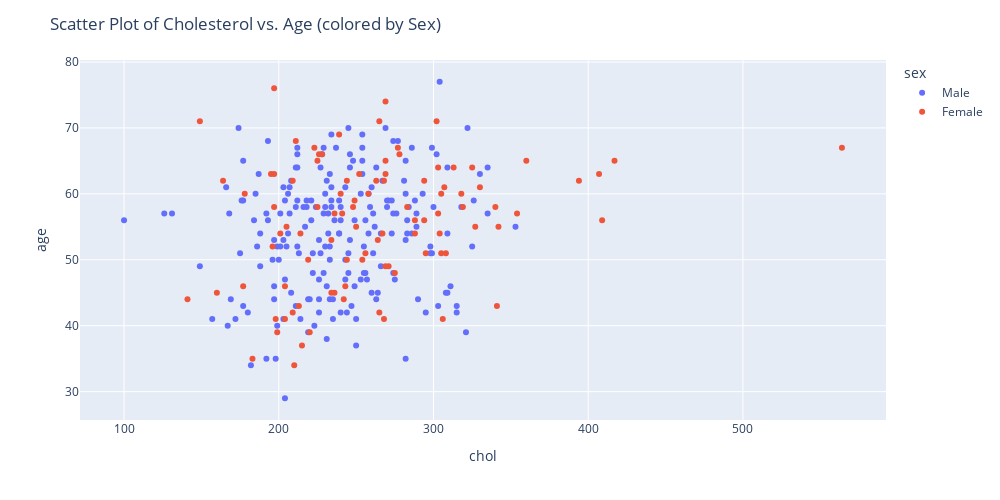

Notebook source saved alongside this figure:
### Code cell
import plotly.express as px

fig = px.scatter(df, x='chol', y='age', color='sex') 
fig.update_layout(width=1000, height=500)
fig.update_layout(title_text='Scatter Plot of Cholesterol vs. Age (colored by Sex)')
fig.show()

### Figure 1 — Plotly figure (JSON) as saved in the notebook; plotly's stock layout.template omitted (floating-point values rounded to 4 significant figures; data arrays with more than 128 entries replaced by an {"elided": "..."} marker saying what was removed)
{"data": [{"hovertemplate": "sex=Male<br>chol=%{x}<br>age=%{y}<extra></extra>", "legendgroup": "Male", "marker": {"color": "#636efa", "symbol": "circle"}, "mode": "markers", "name": "Male", "orientation": "v", "showlegend": true, "type": "scatter", "x": {"elided": "203 int values"}, "xaxis": "x", "y": {"elided": "203 int values"}, "yaxis": "y"}, {"hovertemplate": "sex=Female<br>chol=%{x}<br>age=%{y}<extra></extra>", "legendgroup": "Female", "marker": {"color": "#EF553B", "symbol": "circle"}, "mode": "markers", "name": "Female", "orientation": "v", "showlegend": true, "type": "scatter", "x": [204, 268, 354, 294, 275, 283, 219, 340, 226, 239, 225, 302, 330, 417, 198, 305, 177, 304, 269, 360, 308, 264, 234, 256, 164, 141, 252, 258, 303, 265, 307, 341, 263, 183, 407, 234, 288, 209, 213, 250, 318, 265, 564, 214, 248, 288, 160, 249, 394, 409, 305, 195, 294, 211, 236, 244, 254, 325, 313, 244, 215, 228, 204, 243, 303, 268, 267, 199, 269, 210, 277, 196, 327, 269, 201, 271, 306, 269, 178, 295, 209, 223, 197, 242, 319, 240, 149, 278, 220, 197, 205, 225, 342, 197, 241, 236], "xaxis": "x", "y": [41, 62, 57, 56, 48, 58, 50, 58, 66, 69, 65, 71, 61, 65, 41, 51, 46, 54, 65, 65, 51, 53, 53, 51, 62, 44, 63, 60, 57, 71, 61, 43, 62, 35, 63, 45, 56, 62, 43, 55, 60, 42, 67, 54, 58, 54, 45, 59, 62, 56, 60, 63, 62, 68, 45, 50, 50, 64, 64, 62, 37, 66, 46, 46, 64, 41, 54, 39, 63, 34, 67, 52, 55, 74, 54, 49, 41, 49, 60, 51, 42, 67, 76, 44, 58, 60, 71, 66, 39, 58, 55, 58, 55, 63, 57, 57], "yaxis": "y"}], "layout": {"height": 500, "legend": {"title": {"text": "sex"}, "tracegroupgap": 0}, "margin": {"t": 60}, "title": {"text": "Scatter Plot of Cholesterol vs. Age (colored by Sex)"}, "width": 1000, "xaxis": {"anchor": "y", "domain": [0, 1], "title": {"text": "chol"}}, "yaxis": {"anchor": "x", "domain": [0, 1], "title": {"text": "age"}}}}
